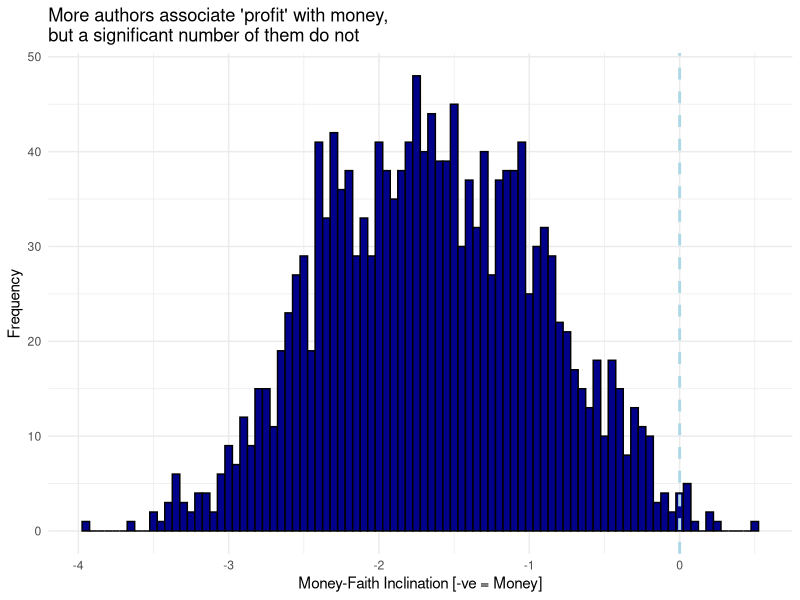

Generate this figure with R: (Note: this script raises an error after producing the figure.)
## ---- chunk 1
# Read the CSV file
data <- read.csv("./Book1.csv", header = FALSE, stringsAsFactors = FALSE)

## ---- chunk 2
library(tidyr)
library(dplyr)

# Split the column into two columns
data <- separate(data, V1, into = c("file_name", "value"), sep = ": ")

glimpse(data)
## ---- chunk 3
data$value <- as.numeric(data$value)
## ---- chunk 4
data_cleaned <- data |>
  distinct() |>
  filter(value != 0) 
## ---- chunk 5
library(ggplot2)

# Plot the distribution
data_cleaned |> 
  ggplot(aes(x = value)) +
  geom_histogram(binwidth = 0.05, fill = "blue4", color = "black") +
  labs(
    title = "More authors associate 'profit' with money, \nbut a significant number of them do not", 
    x = "Money-Faith Inclination [-ve = Money]", 
    y = "Frequency"
    ) +
  geom_vline(
    xintercept = 0,
    linetype = "dashed",
    color = "lightblue",
    size = 1
    ) +
  theme_minimal()
## ---- chunk 6

data_cleaned |> 
  write.csv("../data/profit_projections.csv", row.names = FALSE)

